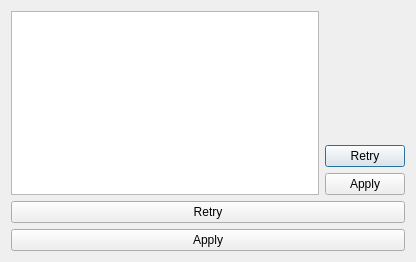
<?xml version="1.0" encoding="UTF-8"?>
<ui version="4.0">
 <class>TDialog</class>
 <widget class="QDialog" name="TDialog">
  <property name="geometry">
   <rect>
    <x>0</x>
    <y>0</y>
    <width>416</width>
    <height>262</height>
   </rect>
  </property>
  <property name="windowTitle">
   <string>Dialog</string>
  </property>
  <layout class="QGridLayout" name="gridLayout">
   <item row="1" column="1">
    <widget class="QDialogButtonBox" name="buttonBox">
     <property name="sizePolicy">
      <sizepolicy hsizetype="Fixed" vsizetype="Fixed">
       <horstretch>0</horstretch>
       <verstretch>0</verstretch>
      </sizepolicy>
     </property>
     <property name="orientation">
      <enum>Qt::Vertical</enum>
     </property>
     <property name="standardButtons">
      <set>QDialogButtonBox::Apply|QDialogButtonBox::Retry</set>
     </property>
     <property name="centerButtons">
      <bool>false</bool>
     </property>
    </widget>
   </item>
   <item row="2" column="0" colspan="2">
    <widget class="QDialogButtonBox" name="buttonBox_2">
     <property name="sizePolicy">
      <sizepolicy hsizetype="Expanding" vsizetype="Fixed">
       <horstretch>0</horstretch>
       <verstretch>0</verstretch>
      </sizepolicy>
     </property>
     <property name="orientation">
      <enum>Qt::Vertical</enum>
     </property>
     <property name="standardButtons">
      <set>QDialogButtonBox::Apply|QDialogButtonBox::Retry</set>
     </property>
    </widget>
   </item>
   <item row="0" column="0" rowspan="2">
    <widget class="QListWidget" name="listWidget"/>
   </item>
  </layout>
 </widget>
 <resources/>
 <connections/>
</ui>
